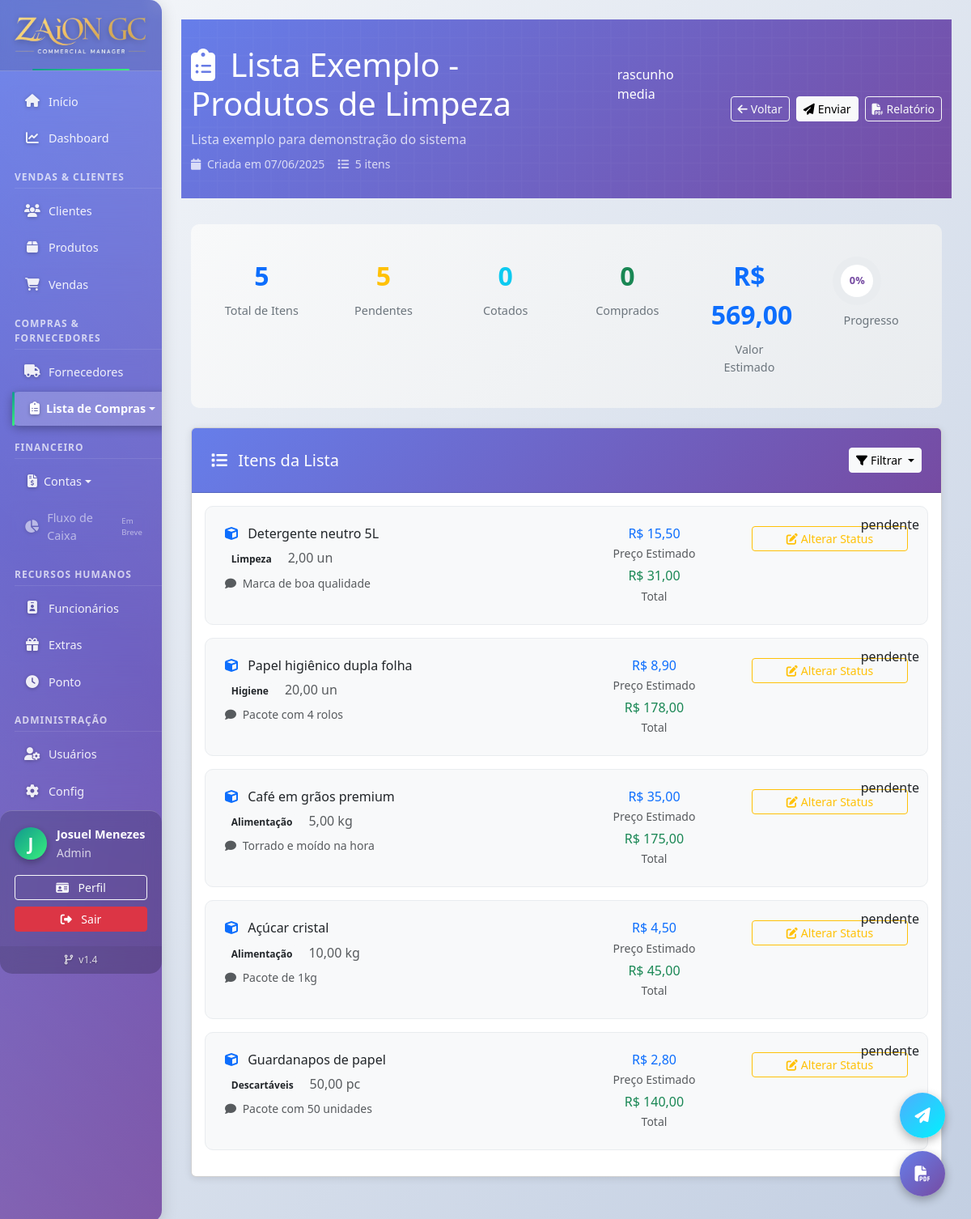
Screenshot of /lista_compras/detalhes.php?id=1 (signed in) with the database file from the repository.
### tables this page shows
CREATE TABLE `listas_compras` (
  `id` int NOT NULL,
  `nome` varchar(200) NOT NULL,
  `descricao` text,
  `status` enum('rascunho','enviada','em_cotacao','finalizada','cancelada') DEFAULT 'rascunho',
  `prioridade` enum('baixa','media','alta','urgente') DEFAULT 'media',
  `data_criacao` timestamp NULL DEFAULT CURRENT_TIMESTAMP,
  `data_envio` timestamp NULL DEFAULT NULL,
  `data_prazo` date DEFAULT NULL,
  `criado_por` int NOT NULL,
  `valor_estimado` decimal(10,2) DEFAULT '0.00',
  `valor_final` decimal(10,2) DEFAULT '0.00',
  `observacoes` text,
  `data_ultima_atualizacao` timestamp NULL DEFAULT CURRENT_TIMESTAMP ON UPDATE CURRENT_TIMESTAMP
);

CREATE TABLE `itens_lista_compras` (
  `id` int NOT NULL,
  `lista_id` int NOT NULL,
  `produto_descricao` varchar(300) NOT NULL,
  `categoria` varchar(100) DEFAULT NULL,
  `quantidade` decimal(10,2) NOT NULL,
  `unidade` varchar(20) DEFAULT 'un',
  `preco_estimado` decimal(10,2) DEFAULT '0.00',
  `preco_final` decimal(10,2) DEFAULT '0.00',
  `fornecedor_sugerido_id` int DEFAULT NULL,
  `fornecedor_escolhido_id` int DEFAULT NULL,
  `observacoes` text,
  `status_item` enum('pendente','cotado','aprovado','comprado') DEFAULT 'pendente',
  `ordem` int DEFAULT '0',
  `data_criacao` timestamp NULL DEFAULT CURRENT_TIMESTAMP
);

### lista_compras/detalhes.php (the view, shortened to what this page needs)
<?php
require_once 'config.php';
$lista_id = (int)($_GET['id'] ?? 0);
$sql = "SELECT l.*,
               COUNT(i.id) as total_itens,
               COUNT(CASE WHEN i.status_item = 'pendente' THEN 1 END) as itens_pendentes,
               COUNT(CASE WHEN i.status_item = 'cotado' THEN 1 END) as itens_cotados,
               COUNT(CASE WHEN i.status_item = 'aprovado' THEN 1 END) as itens_aprovados,
               COUNT(CASE WHEN i.status_item = 'comprado' THEN 1 END) as itens_comprados,
               COUNT(DISTINCT e.fornecedor_id) as fornecedores_contatados,
               COUNT(CASE WHEN e.status_resposta = 'cotacao_recebida' THEN 1 END) as cotacoes_recebidas
        FROM listas_compras l
        LEFT JOIN itens_lista_compras i ON l.id = i.lista_id
        LEFT JOIN envios_lista_fornecedores e ON l.id = e.lista_id
        WHERE l.id = ?
        GROUP BY l.id";
$stmt = $pdo->prepare($sql);
$stmt->execute([$lista_id]);
$lista = $stmt->fetch();
$sql_itens = "SELECT i.*,
                     fs.nome as fornecedor_sugerido_nome,
                     fe.nome as fornecedor_escolhido_nome
              FROM itens_lista_compras i
              LEFT JOIN fornecedores fs ON i.fornecedor_sugerido_id = fs.id
              LEFT JOIN fornecedores fe ON i.fornecedor_escolhido_id = fe.id
              WHERE i.lista_id = ?
              ORDER BY i.ordem, i.id";
$stmt_itens = $pdo->prepare($sql_itens);
$stmt_itens->execute([$lista_id]);
$itens = $stmt_itens->fetchAll();
function formatarStatus($status) {
    $badges = [
        'rascunho' => '<span class="badge bg-secondary">Rascunho</span>',
        'enviada' => '<span class="badge bg-info">Enviada</span>',
        'em_cotacao' => '<span class="badge bg-warning">Em Cotação</span>',
        'finalizada' => '<span class="badge bg-success">Finalizada</span>',
        'cancelada' => '<span class="badge bg-danger">Cancelada</span>'
    ];
    return $badges[$status] ?? $status;
}
function formatarPrioridade($prioridade) {
    $badges = [
        'baixa' => '<span class="badge bg-light text-dark">Baixa</span>',
        'media' => '<span class="badge bg-primary">Média</span>',
        'alta' => '<span class="badge bg-warning">Alta</span>',
        'urgente' => '<span class="badge bg-danger">Urgente</span>'
    ];
    return $badges[$prioridade] ?? $prioridade;
}
function formatarStatusItem($status) {
    $badges = [
        'pendente' => '<span class="badge bg-secondary">Pendente</span>',
        'cotado' => '<span class="badge bg-info">Cotado</span>',
        'aprovado' => '<span class="badge bg-warning">Aprovado</span>',
        'comprado' => '<span class="badge bg-success">Comprado</span>'
    ];
    return $badges[$status] ?? $status;
}
?>
<!DOCTYPE html>
<html lang="pt-BR">
<head>
    <link href="https://cdn.jsdelivr.net/npm/bootstrap@5.3.0/dist/css/bootstrap.min.css" rel="stylesheet">
    <link href="https://cdnjs.cloudflare.com/ajax/libs/font-awesome/6.0.0/css/all.min.css" rel="stylesheet">
</head>
<body>
    <?php include '../includes/header.php'; ?>
    <div class="header-compras">
        <div class="container">
            <div class="row align-items-center">
                <div class="col-md-8">
                    <div class="d-flex align-items-center mb-2">
                        <h1 class="mb-0 me-3">
                            <i class="fas fa-clipboard-list me-2"></i>
                            <?= htmlspecialchars($lista['nome']) ?>
                        </h1>
                        <?= formatarStatus($lista['status']) ?>
                        <?= formatarPrioridade($lista['prioridade']) ?>
                    </div>
                    <?php if ($lista['descricao']): ?>
                        <p class="mb-2 opacity-75">
                            <?= htmlspecialchars($lista['descricao']) ?>
                        </p>
                    <?php endif; ?>
                    <div class="d-flex flex-wrap gap-3 small opacity-75">
                        <span>
                            <i class="fas fa-calendar me-1"></i>
                            Criada em <?= date('d/m/Y', strtotime($lista['data_criacao'])) ?>
                        </span>
                        <span>
                            <i class="fas fa-list me-1"></i>
                            <?= $lista['total_itens'] ?> itens
                        </span>
                    </div>
                </div>
                <div class="col-md-4 text-end">
                    <div class="d-flex gap-2 justify-content-end flex-wrap">
                        <a href="index.php" class="btn btn-outline-light btn-sm">
                            <i class="fas fa-arrow-left me-1"></i>Voltar
                        </a>
                        <?php if ($lista['status'] == 'rascunho'): ?>
                            <button class="btn btn-light btn-sm" onclick="modalEnviarFornecedores()">
                                <i class="fas fa-paper-plane me-1"></i>Enviar
                            </button>
                        <?php endif; ?>
                        <a href="relatorio.php?id=<?= $lista['id'] ?>" class="btn btn-outline-light btn-sm">
                            <i class="fas fa-file-pdf me-1"></i>Relatório
                        </a>
                    </div>
                </div>
            </div>
        </div>
    </div>
    <div class="container">
        <div class="stats-row">
            <div class="row">
                <div class="col-md-2">
                    <div class="stat-card">
                        <div class="stat-number text-primary"><?= $lista['total_itens'] ?></div>
                        <div class="stat-label">Total de Itens</div>
                    </div>
                </div>
                <div class="col-md-2">
                    <div class="stat-card">
                        <div class="stat-number text-warning"><?= $lista['itens_pendentes'] ?></div>
                        <div class="stat-label">Pendentes</div>
                    </div>
                </div>
                <div class="col-md-2">
                    <div class="stat-card">
                        <div class="stat-number text-info"><?= $lista['itens_cotados'] ?></div>
                        <div class="stat-label">Cotados</div>
                    </div>
                </div>
                <div class="col-md-2">
                    <div class="stat-card">
                        <div class="stat-number text-success"><?= $lista['itens_comprados'] ?></div>
                        <div class="stat-label">Comprados</div>
                    </div>
                </div>
                <div class="col-md-2">
                    <div class="stat-card">
                        <div class="stat-number text-primary">R$ <?= number_format($lista['valor_estimado'], 2, ',', '.') ?></div>
                        <div class="stat-label">Valor Estimado</div>
                    </div>
                </div>
                <div class="col-md-2">
                    <div class="stat-card">
                        <div class="progress-circle" style="--progress: <?= $lista['total_itens'] > 0 ? ($lista['itens_comprados'] / $lista['total_itens']) * 360 : 0 ?>deg;">
                            <div class="progress-text">
                                <?= $lista['total_itens'] > 0 ? round(($lista['itens_comprados'] / $lista['total_itens']) * 100) : 0 ?>%
                            </div>
                        </div>
                        <div class="stat-label mt-2">Progresso</div>
                    </div>
                </div>
            </div>
        </div>
        <div class="card card-section">
            <div class="card-header d-flex justify-content-between align-items-center">
                <h5 class="mb-0">
                    <i class="fas fa-list me-2"></i>
                    Itens da Lista
                </h5>
                <div class="d-flex gap-2">
                    <div class="dropdown">
                        <button class="btn btn-light btn-sm dropdown-toggle" data-bs-toggle="dropdown">
                            <i class="fas fa-filter me-1"></i>Filtrar
                        </button>
                    </div>
                </div>
            </div>
            <div class="card-body">
                <?php if (empty($itens)): ?>
                    <div class="text-center py-5">
                        <i class="fas fa-inbox fa-3x text-muted mb-3"></i>
                        <h5 class="text-muted">Nenhum item adicionado</h5>
                        <p class="text-muted">Comece adicionando itens à sua lista de compras.</p>
                    </div>
                <?php else: ?>
                    <div id="itens-container">
                        <?php foreach ($itens as $item): ?>
                            <div class="item-card" data-status="<?= $item['status_item'] ?>">
                                <div class="item-status">
                                    <?= formatarStatusItem($item['status_item']) ?>
                                </div>
                                <div class="row">
                                    <div class="col-md-6">
                                        <h6 class="mb-2">
                                            <i class="fas fa-cube me-2 text-primary"></i>
                                            <?= htmlspecialchars($item['produto_descricao']) ?>
                                        </h6>
                                        <?php if ($item['categoria']): ?>
                                            <span class="badge bg-light text-dark me-2">
                                                <?= htmlspecialchars($item['categoria']) ?>
                                            </span>
                                        <?php endif; ?>
                                        <span class="text-muted">
                                            <?= number_format($item['quantidade'], 2, ',', '.') ?> <?= htmlspecialchars($item['unidade']) ?>
                                        </span>
                                        <?php if ($item['observacoes']): ?>
                                            <p class="small text-muted mt-2 mb-0">
                                                <i class="fas fa-comment me-1"></i>
                                                <?= htmlspecialchars($item['observacoes']) ?>
                                            </p>
                                        <?php endif; ?>
                                    </div>
                                    <div class="col-md-3">
                                        <div class="text-center">
                                            <div class="h6 mb-1 text-primary">
                                                R$ <?= number_format($item['preco_estimado'], 2, ',', '.') ?>
                                            </div>
                                            <div class="small text-muted">Preço Estimado</div>
                                            <div class="h6 mb-1 text-success mt-2">
                                                R$ <?= number_format($item['quantidade'] * $item['preco_estimado'], 2, ',', '.') ?>
                                            </div>
                                            <div class="small text-muted">Total</div>
                                        </div>
                                    </div>
                                    <div class="col-md-3">
                                        <div class="d-flex flex-column gap-1">
                                            <button class="btn btn-outline-warning btn-sm" onclick="alterarStatusItem(<?= $item['id'] ?>)">
                                                <i class="fas fa-edit me-1"></i>Alterar Status
                                            </button>
                                        </div>
                                    </div>
                                </div>
                            </div>
                        <?php endforeach; ?>
                    </div>
                <?php endif; ?>
            </div>
        </div>
    </div>
    <div class="floating-actions">
        <?php if ($lista['status'] == 'rascunho'): ?>
            <button class="floating-btn btn-info" onclick="modalEnviarFornecedores()" title="Enviar para Fornecedores">
                <i class="fas fa-paper-plane"></i>
            </button>
        <?php endif; ?>
        <button class="floating-btn btn-primary" onclick="window.location.href='relatorio.php?id=<?= $lista['id'] ?>'" title="Gerar Relatório">
            <i class="fas fa-file-pdf"></i>
        </button>
    </div>
</body>
</html>

### lista_compras/detalhes.php (style rules this page uses)
:root { --gradient-compras: linear-gradient(135deg, #667eea 0%, #764ba2 100%); --gradient-success: linear-gradient(135deg, #11998e 0%, #38ef7d 100%); --gradient-warning: linear-gradient(135deg, #f093fb 0%, #f5576c 100%); --gradient-info: linear-gradient(135deg, #4facfe 0%, #00f2fe 100%); --gradient-danger: linear-gradient(135deg, #ff6b6b 0%, #ee5a52 100%); --shadow-soft: 0 2px 15px rgba(0,0,0,0.1); --shadow-hover: 0 5px 25px rgba(0,0,0,0.15); }
.header-compras { background: var(--gradient-compras); color: white; padding: 2rem 0; margin-bottom: 2rem; position: relative; overflow: hidden; }
.header-compras::before { content: ''; position: absolute; top: 0; left: 0; right: 0; bottom: 0; opacity: 0.3; }
.header-compras .container { position: relative; z-index: 1; }
.card-section { border: none; border-radius: 15px; box-shadow: var(--shadow-soft); margin-bottom: 2rem; animation: slideInUp 0.6s ease forwards; opacity: 0; transform: translateY(30px); }
.card-section:nth-child(2) { animation-delay: 0.2s; }
.card-section .card-header { background: var(--gradient-compras); color: white; border-radius: 15px 15px 0 0; padding: 1.5rem; }
.item-card { background: #f8f9fa; border: 1px solid #e9ecef; border-radius: 10px; padding: 1.5rem; margin-bottom: 1rem; transition: all 0.3s ease; position: relative; }
.item-status { position: absolute; top: 10px; right: 10px; }
.stats-row { background: linear-gradient(135deg, #f8f9fa 0%, #e9ecef 100%); border-radius: 10px; padding: 1.5rem; margin-bottom: 1.5rem; }
.stat-card { text-align: center; padding: 1rem; }
.stat-number { font-size: 2rem; font-weight: bold; margin-bottom: 0.5rem; }
.stat-label { font-size: 0.9rem; color: #6c757d; }
.progress-circle { width: 60px; height: 60px; border-radius: 50%; background: conic-gradient(#764ba2 var(--progress, 0%), #e9ecef 0%); display: flex; align-items: center; justify-content: center; position: relative; }
.progress-circle::before { content: ''; width: 40px; height: 40px; border-radius: 50%; background: white; position: absolute; }
.progress-circle .progress-text { position: relative; z-index: 1; font-weight: bold; font-size: 0.8rem; color: #764ba2; }
.floating-actions { position: fixed; bottom: 2rem; right: 2rem; display: flex; flex-direction: column; gap: 1rem; z-index: 1000; }
.floating-btn { width: 56px; height: 56px; border-radius: 50%; border: none; color: white; font-size: 1.2rem; box-shadow: 0 4px 12px rgba(0,0,0,0.3); transition: all 0.3s ease; }
.floating-btn.btn-primary { background: var(--gradient-compras); }
.floating-btn.btn-info { background: var(--gradient-info); }

### rows the page displays
listas_compras: nome "Lista Exemplo - Produtos de Limpeza", status "rascunho", prioridade "media", descricao "Lista exemplo para demonstração do sistema", data_criacao "07/06/2025", valor_estimado "569,00"
itens_lista_compras: status_item "pendente", produto_descricao "Detergente neutro 5L", categoria "Limpeza", quantidade "2,00", unidade "un", observacoes "Marca de boa qualidade", preco_estimado "15,50", $item['quantidade'] * $item['preco_estimado'] "31,00"
itens_lista_compras: status_item "pendente", produto_descricao "Papel higiênico dupla folha", categoria "Higiene", quantidade "20,00", unidade "un", observacoes "Pacote com 4 rolos", preco_estimado "8,90", $item['quantidade'] * $item['preco_estimado'] "178,00"
itens_lista_compras: status_item "pendente", produto_descricao "Café em grãos premium", categoria "Alimentação", quantidade "5,00", unidade "kg", observacoes "Torrado e moído na hora", preco_estimado "35,00", $item['quantidade'] * $item['preco_estimado'] "175,00"
itens_lista_compras: status_item "pendente", produto_descricao "Açúcar cristal", categoria "Alimentação", quantidade "10,00", unidade "kg", observacoes "Pacote de 1kg", preco_estimado "4,50", $item['quantidade'] * $item['preco_estimado'] "45,00"
itens_lista_compras: status_item "pendente", produto_descricao "Guardanapos de papel", categoria "Descartáveis", quantidade "50,00", unidade "pc", observacoes "Pacote com 50 unidades", preco_estimado "2,80", $item['quantidade'] * $item['preco_estimado'] "140,00"

### other values shown
substr($_SESSION['usuario_nome'] ?? 'U', 0, 1) "J"
$_SESSION['usuario_nome'] "Josuel Menezes"
$_SESSION['nivel_acesso'] "Admin"
$versao_sistema "1.4"
$lista['total_itens'] "5"
$lista['itens_pendentes'] "5"
$lista['itens_cotados'] "0"
$lista['itens_comprados'] "0"
